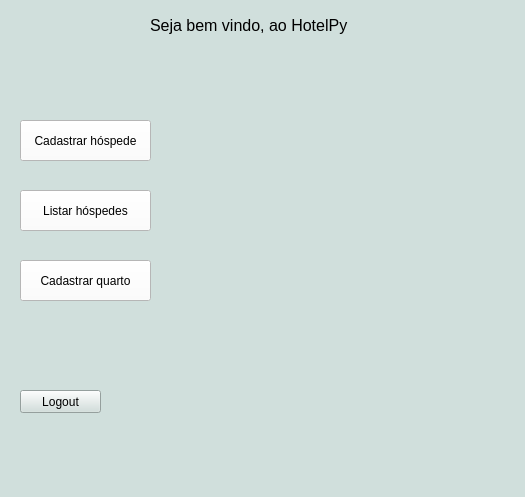
<?xml version="1.0" encoding="UTF-8"?>
<ui version="4.0">
 <class>MainWindow</class>
 <widget class="QMainWindow" name="MainWindow">
  <property name="geometry">
   <rect>
    <x>0</x>
    <y>0</y>
    <width>525</width>
    <height>497</height>
   </rect>
  </property>
  <property name="windowTitle">
   <string>MainWindow</string>
  </property>
  <property name="styleSheet">
   <string notr="true">background-color:rgb(208, 223, 220)</string>
  </property>
  <widget class="QWidget" name="centralwidget">
   <widget class="QLabel" name="label">
    <property name="geometry">
     <rect>
      <x>150</x>
      <y>10</y>
      <width>231</width>
      <height>31</height>
     </rect>
    </property>
    <property name="baseSize">
     <size>
      <width>800</width>
      <height>900</height>
     </size>
    </property>
    <property name="font">
     <font>
      <pointsize>12</pointsize>
     </font>
    </property>
    <property name="text">
     <string>Seja bem vindo, ao HotelPy</string>
    </property>
   </widget>
   <widget class="QLabel" name="label_2">
    <property name="geometry">
     <rect>
      <x>110</x>
      <y>10</y>
      <width>31</width>
      <height>31</height>
     </rect>
    </property>
    <property name="text">
     <string/>
    </property>
    <property name="pixmap">
     <pixmap>imgs/19173807891555590645-24.png</pixmap>
    </property>
   </widget>
   <widget class="QLabel" name="label_3">
    <property name="geometry">
     <rect>
      <x>360</x>
      <y>10</y>
      <width>31</width>
      <height>31</height>
     </rect>
    </property>
    <property name="text">
     <string/>
    </property>
    <property name="pixmap">
     <pixmap>imgs/19173807891555590645-24.png</pixmap>
    </property>
   </widget>
   <widget class="QPushButton" name="pushButton">
    <property name="geometry">
     <rect>
      <x>20</x>
      <y>120</y>
      <width>131</width>
      <height>41</height>
     </rect>
    </property>
    <property name="styleSheet">
     <string notr="true">background-color: rgb(255, 255, 255)</string>
    </property>
    <property name="text">
     <string>Cadastrar hóspede</string>
    </property>
    <property name="icon">
     <iconset>
      <normaloff>imgs/657787511556281664-32.png</normaloff>imgs/657787511556281664-32.png</iconset>
    </property>
   </widget>
   <widget class="QPushButton" name="pushButton_2">
    <property name="geometry">
     <rect>
      <x>20</x>
      <y>260</y>
      <width>131</width>
      <height>41</height>
     </rect>
    </property>
    <property name="styleSheet">
     <string notr="true">background-color: rgb(255, 255, 255)</string>
    </property>
    <property name="text">
     <string>Cadastrar quarto</string>
    </property>
    <property name="icon">
     <iconset>
      <normaloff>imgs/2894603281621786141-128.png</normaloff>imgs/2894603281621786141-128.png</iconset>
    </property>
   </widget>
   <widget class="QPushButton" name="pushButton_3">
    <property name="geometry">
     <rect>
      <x>20</x>
      <y>190</y>
      <width>131</width>
      <height>41</height>
     </rect>
    </property>
    <property name="styleSheet">
     <string notr="true">background-color: rgb(255, 255, 255)</string>
    </property>
    <property name="text">
     <string>Listar hóspedes</string>
    </property>
    <property name="icon">
     <iconset>
      <normaloff>imgs/7364060301582634778-32.png</normaloff>imgs/7364060301582634778-32.png</iconset>
    </property>
   </widget>
   <widget class="QPushButton" name="pushButton_4">
    <property name="geometry">
     <rect>
      <x>20</x>
      <y>390</y>
      <width>81</width>
      <height>23</height>
     </rect>
    </property>
    <property name="text">
     <string>Logout</string>
    </property>
   </widget>
  </widget>
  <widget class="QMenuBar" name="menubar">
   <property name="geometry">
    <rect>
     <x>0</x>
     <y>0</y>
     <width>525</width>
     <height>21</height>
    </rect>
   </property>
  </widget>
  <widget class="QStatusBar" name="statusbar"/>
 </widget>
 <resources/>
 <connections/>
</ui>
